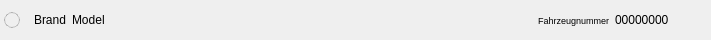
<?xml version="1.0" encoding="UTF-8"?>
<ui version="4.0">
 <class>TreeStatusWidget</class>
 <widget class="QWidget" name="TreeStatusWidget">
  <property name="geometry">
   <rect>
    <x>0</x>
    <y>0</y>
    <width>711</width>
    <height>40</height>
   </rect>
  </property>
  <property name="windowTitle">
   <string>Form</string>
  </property>
  <property name="styleSheet">
   <string notr="true">
background-color: none;
</string>
  </property>
  <layout class="QHBoxLayout" name="horizontalLayout_3">
   <property name="leftMargin">
    <number>4</number>
   </property>
   <property name="topMargin">
    <number>4</number>
   </property>
   <property name="rightMargin">
    <number>4</number>
   </property>
   <property name="bottomMargin">
    <number>4</number>
   </property>
   <item>
    <widget class="QWidget" name="widgetStatus" native="true">
     <property name="minimumSize">
      <size>
       <width>16</width>
       <height>16</height>
      </size>
     </property>
     <property name="maximumSize">
      <size>
       <width>16</width>
       <height>16</height>
      </size>
     </property>
     <property name="font">
      <font>
       <family>Segoe UI</family>
       <bold>false</bold>
      </font>
     </property>
     <property name="styleSheet">
      <string notr="true">border: 1px solid rgba(0,0,0,50);
border-radius: 8px;
</string>
     </property>
    </widget>
   </item>
   <item>
    <spacer name="horizontalSpacer">
     <property name="font">
      <font>
       <family>Segoe UI</family>
       <bold>false</bold>
      </font>
     </property>
     <property name="orientation">
      <enum>Qt::Orientation::Horizontal</enum>
     </property>
     <property name="sizeType">
      <enum>QSizePolicy::Policy::Fixed</enum>
     </property>
     <property name="sizeHint" stdset="0">
      <size>
       <width>8</width>
       <height>20</height>
      </size>
     </property>
    </spacer>
   </item>
   <item>
    <layout class="QHBoxLayout" name="horizontalLayout" stretch="0,1">
     <item>
      <widget class="QLabel" name="lblBrand">
       <property name="font">
        <font>
         <family>Segoe UI</family>
         <pointsize>9</pointsize>
         <bold>false</bold>
        </font>
       </property>
       <property name="text">
        <string>Brand</string>
       </property>
      </widget>
     </item>
     <item>
      <widget class="QLabel" name="lblModel">
       <property name="font">
        <font>
         <family>Segoe UI</family>
         <pointsize>9</pointsize>
         <bold>false</bold>
        </font>
       </property>
       <property name="text">
        <string>Model</string>
       </property>
      </widget>
     </item>
    </layout>
   </item>
   <item>
    <layout class="QHBoxLayout" name="horizontalLayout_2">
     <item>
      <widget class="QLabel" name="label_3">
       <property name="font">
        <font>
         <family>Segoe UI</family>
         <pointsize>7</pointsize>
         <bold>false</bold>
        </font>
       </property>
       <property name="text">
        <string>Fahrzeugnummer</string>
       </property>
       <property name="alignment">
        <set>Qt::AlignmentFlag::AlignRight|Qt::AlignmentFlag::AlignTrailing|Qt::AlignmentFlag::AlignVCenter</set>
       </property>
      </widget>
     </item>
     <item>
      <widget class="QLabel" name="lblCarNum">
       <property name="font">
        <font>
         <family>Segoe UI</family>
         <pointsize>9</pointsize>
         <bold>false</bold>
        </font>
       </property>
       <property name="text">
        <string>00000000</string>
       </property>
      </widget>
     </item>
    </layout>
   </item>
   <item>
    <widget class="QLabel" name="lblPic">
     <property name="minimumSize">
      <size>
       <width>32</width>
       <height>32</height>
      </size>
     </property>
     <property name="maximumSize">
      <size>
       <width>32</width>
       <height>32</height>
      </size>
     </property>
     <property name="font">
      <font>
       <family>Segoe UI</family>
       <bold>false</bold>
      </font>
     </property>
     <property name="text">
      <string/>
     </property>
    </widget>
   </item>
  </layout>
 </widget>
 <resources/>
 <connections/>
</ui>
